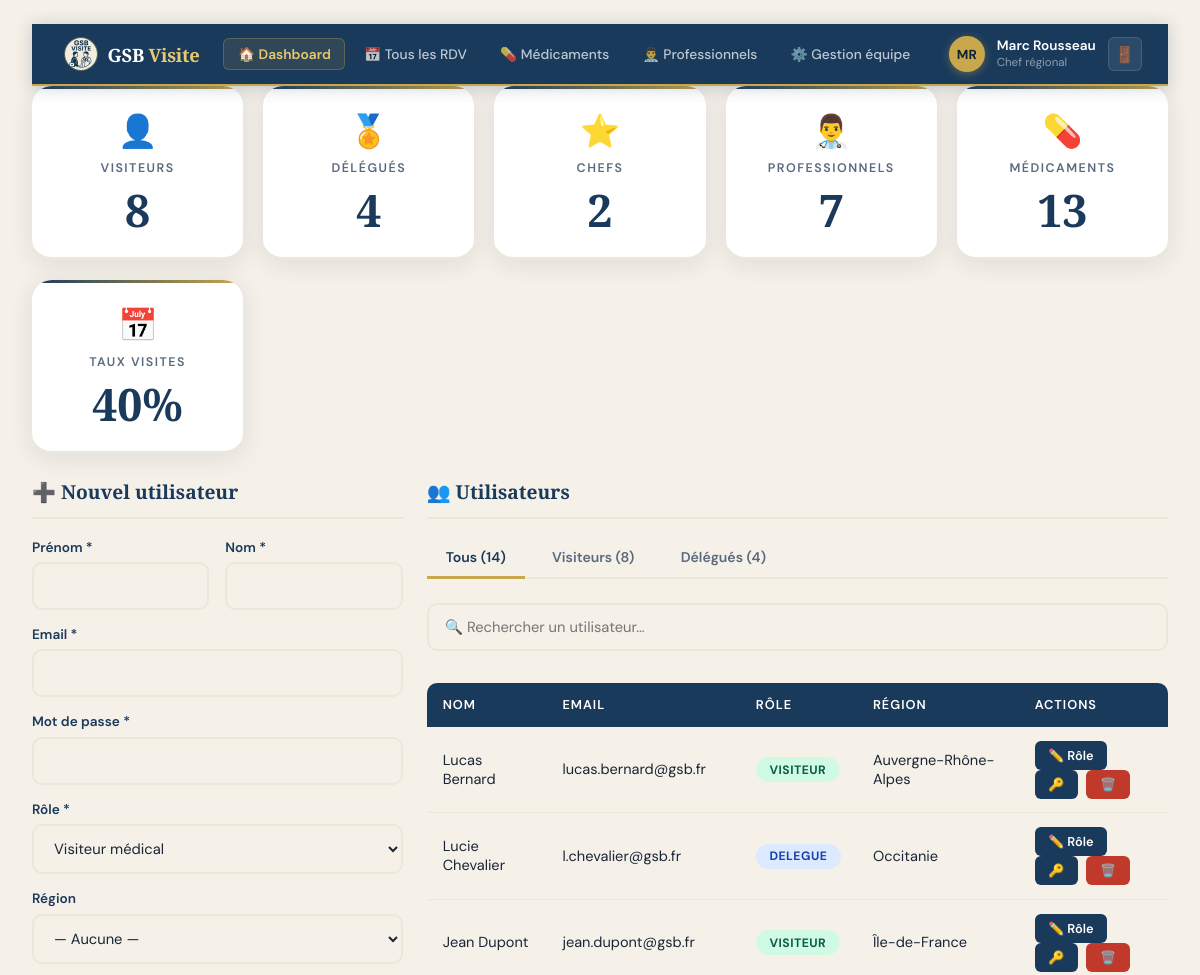
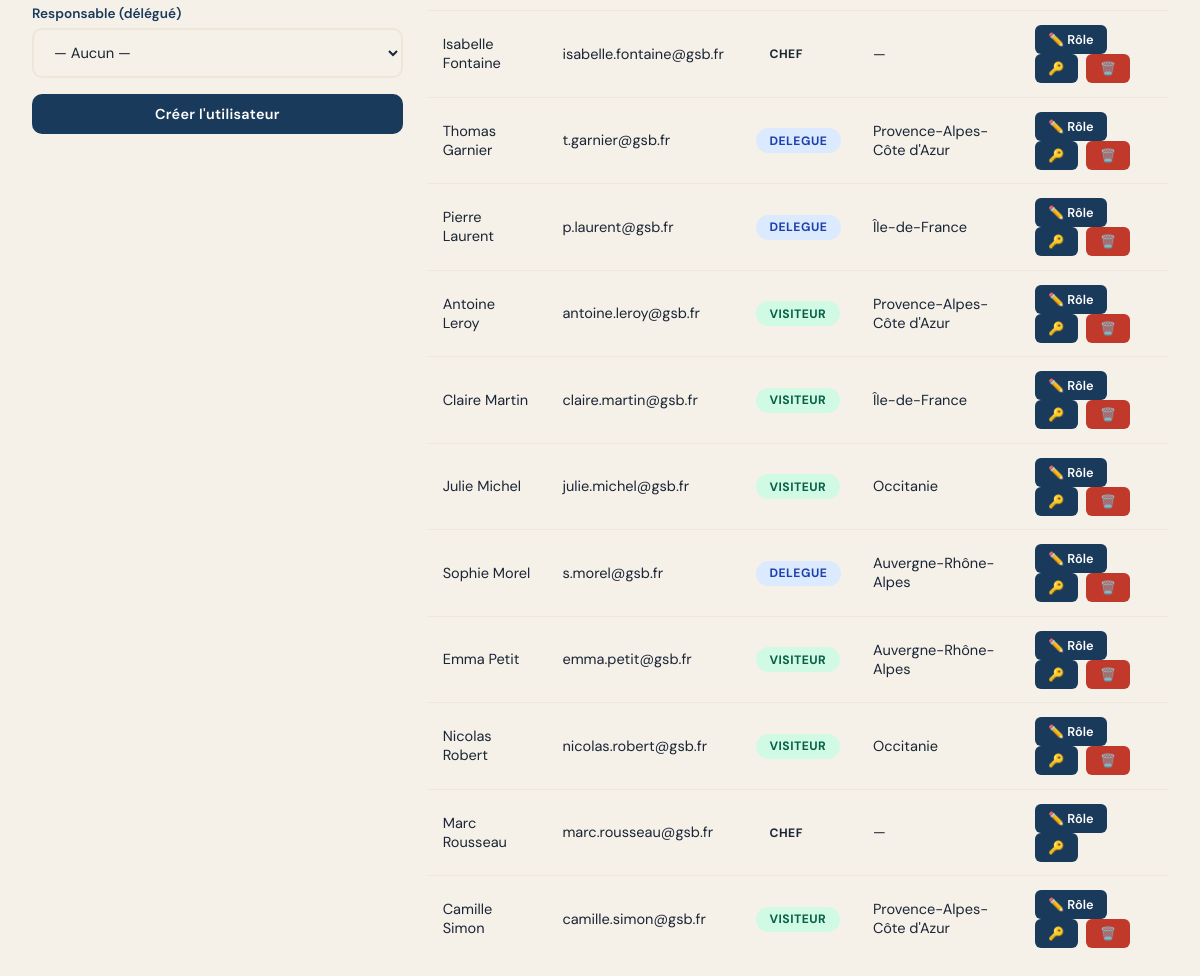
The page /admin.php (signed in) on the database its author committed (2 pictures, top to bottom).
### tables this page shows
CREATE TABLE utilisateurs (
    id             INT AUTO_INCREMENT PRIMARY KEY,
    nom            VARCHAR(50)  NOT NULL,
    prenom         VARCHAR(50)  NOT NULL,
    email          VARCHAR(100) NOT NULL UNIQUE,
    mot_de_passe   VARCHAR(255) NOT NULL,
    role           ENUM('visiteur','delegue','chef') DEFAULT 'visiteur',
    region_id      INT NULL,
    responsable_id INT NULL,
    actif          TINYINT(1) DEFAULT 1,
    cree_le        TIMESTAMP DEFAULT CURRENT_TIMESTAMP,
    FOREIGN KEY (region_id)      REFERENCES regions(id)      ON DELETE SET NULL,
    FOREIGN KEY (responsable_id) REFERENCES utilisateurs(id) ON DELETE SET NULL
);

CREATE TABLE regions (
    id   INT AUTO_INCREMENT PRIMARY KEY,
    nom  VARCHAR(100) NOT NULL
);

### public/config.php (called while the page is built, shortened)
<?php
try {
    $pdo = new PDO(
        "mysql:host=" . DB_HOST . ";dbname=" . DB_NAME . ";charset=utf8mb4",
        DB_USER,
        DB_PASS,
        [
            PDO::ATTR_ERRMODE            => PDO::ERRMODE_EXCEPTION,
            PDO::ATTR_DEFAULT_FETCH_MODE => PDO::FETCH_ASSOC,
            PDO::ATTR_EMULATE_PREPARES   => false,
            PDO::MYSQL_ATTR_INIT_COMMAND => "SET NAMES utf8mb4"
        ]
    );
} catch (PDOException $e) {
    die("Erreur de connexion : " . $e->getMessage());
}
function isLoggedIn(): bool {
    return isset($_SESSION['user_id']);
}
function getCurrentUser(): ?array {
    global $pdo;
    $stmt = $pdo->prepare("SELECT u.*, r.nom as region_nom FROM utilisateurs u LEFT JOIN regions r ON u.region_id = r.id WHERE u.id = ?");
    $stmt->execute([$_SESSION['user_id']]);
    return $stmt->fetch() ?: null;
}
?>

### public/admin.php (the view, shortened to what this page needs)
<?php
require_once __DIR__ . '/config.php';
$user = getCurrentUser();
$uid  = $_SESSION['user_id'];
$utilisateurs    = $pdo->query("SELECT u.*, r.nom as region_nom FROM utilisateurs u LEFT JOIN regions r ON u.region_id=r.id ORDER BY u.nom")->fetchAll();
$nbVisiteurs     = $pdo->query("SELECT COUNT(*) FROM utilisateurs WHERE role='visiteur'")->fetchColumn();
$nbDelegues      = $pdo->query("SELECT COUNT(*) FROM utilisateurs WHERE role='delegue'")->fetchColumn();
$nbChefs         = $pdo->query("SELECT COUNT(*) FROM utilisateurs WHERE role='chef'")->fetchColumn();
$nbProfessionnels= $pdo->query("SELECT COUNT(*) FROM professionnels")->fetchColumn();
$nbMedicaments   = $pdo->query("SELECT COUNT(*) FROM medicaments")->fetchColumn();
$nbRdvTotal      = $pdo->query("SELECT COUNT(*) FROM rendez_vous")->fetchColumn();
$nbRdvEffectues  = $pdo->query("SELECT COUNT(*) FROM rendez_vous WHERE statut='effectué'")->fetchColumn();
$tauxGlobal      = $nbRdvTotal > 0 ? round($nbRdvEffectues / $nbRdvTotal * 100) : 0;
?>
<!DOCTYPE html>
<html lang="fr">
<head>
    <link rel="stylesheet" href="style.css">
</head>
<body>
<div class="container">
    <?php include __DIR__ . '/partials/header.php'; ?>
    <div class="stats-grid" style="margin-bottom:1.5rem;">
        <div class="stat-card">
            <span class="stat-icon">👤</span>
            <h3>Visiteurs</h3>
            <div class="value"><?= $nbVisiteurs ?></div>
        </div>
        <div class="stat-card">
            <span class="stat-icon">🏅</span>
            <h3>Délégués</h3>
            <div class="value"><?= $nbDelegues ?></div>
        </div>
        <div class="stat-card">
            <span class="stat-icon">⭐</span>
            <h3>Chefs</h3>
            <div class="value"><?= $nbChefs ?></div>
        </div>
        <div class="stat-card">
            <span class="stat-icon">👨‍⚕️</span>
            <h3>Professionnels</h3>
            <div class="value"><?= $nbProfessionnels ?></div>
        </div>
        <div class="stat-card">
            <span class="stat-icon">💊</span>
            <h3>Médicaments</h3>
            <div class="value"><?= $nbMedicaments ?></div>
        </div>
        <div class="stat-card">
            <span class="stat-icon">📅</span>
            <h3>Taux visites</h3>
            <div class="value"><?= $tauxGlobal ?>%</div>
        </div>
    </div>
    <div class="main-grid">
        <section>
            <h2>➕ Nouvel utilisateur</h2>
            <form method="POST">
                <div class="form-row">
                    <div class="form-group">
                        <label>Prénom *</label>
                        <input type="text" name="prenom" class="form-control" required>
                    </div>
                    <div class="form-group">
                        <label>Nom *</label>
                        <input type="text" name="nom" class="form-control" required>
                    </div>
                </div>
                <div class="form-group">
                    <label>Email *</label>
                    <input type="email" name="email" class="form-control" required>
                </div>
                <div class="form-group">
                    <label>Mot de passe *</label>
                    <input type="password" name="password" class="form-control" required minlength="6">
                </div>
                <div class="form-group">
                    <label>Rôle *</label>
                    <select name="role" class="form-control">
                        <option value="visiteur">Visiteur médical</option>
                    </select>
                </div>
                <div class="form-group">
                    <label>Région</label>
                    <select name="region_id" class="form-control">
                        <option value="">— Aucune —</option>
                    </select>
                </div>
                <div class="form-group">
                    <label>Responsable (délégué)</label>
                    <select name="responsable_id" class="form-control">
                        <option value="">— Aucun —</option>
                    </select>
                </div>
                <button type="submit" class="btn" style="width:100%;">Créer l'utilisateur</button>
            </form>
        </section>
        <section>
            <div class="section-header">
                <h2>👥 Utilisateurs</h2>
            </div>
            <div class="tabs">
                <button class="tab-btn active" onclick="showTab('tous')">Tous (<?= count($utilisateurs) ?>)</button>
                <button class="tab-btn" onclick="showTab('visiteurs')">Visiteurs (<?= $nbVisiteurs ?>)</button>
                <button class="tab-btn" onclick="showTab('delegues')">Délégués (<?= $nbDelegues ?>)</button>
            </div>
            <input type="text" class="search-bar" id="searchUser"
                   placeholder="🔍 Rechercher un utilisateur…"
                   oninput="filterTable()">
            <div class="tab-content active" id="tab-tous">
                <table class="table" id="userTable">
                    <thead>
                        <tr>
                            <th>Nom</th>
                            <th>Email</th>
                            <th>Rôle</th>
                            <th>Région</th>
                            <th>Actions</th>
                        </tr>
                    </thead>
                    <tbody>
                        <?php foreach ($utilisateurs as $u): ?>
                        <tr>
                            <td><?= htmlspecialchars($u['prenom'].' '.$u['nom']) ?></td>
                            <td><?= htmlspecialchars($u['email']) ?></td>
                            <td>
                                <span class="badge badge-role-<?= $u['role'] ?>">
                                    <?= ucfirst($u['role']) ?>
                                </span>
                            </td>
                            <td><?= htmlspecialchars($u['region_nom'] ?? '—') ?></td>
                            <td>
                                <button class="btn-small btn-edit"
                                    onclick="openRoleModal(<?= $u['id'] ?>,'<?= $u['role'] ?>','<?= htmlspecialchars($u['prenom'].' '.$u['nom'], ENT_QUOTES) ?>')">
                                    ✏️ Rôle
                                </button>
                                <button class="btn-small btn-edit"
                                    onclick="openPwdModal(<?= $u['id'] ?>,'<?= htmlspecialchars($u['prenom'].' '.$u['nom'], ENT_QUOTES) ?>')">
                                    🔑
                                </button>
                                <?php if ($u['id'] !== $uid): ?>
                                <form method="POST" style="display:inline;"
                                      onsubmit="return confirm('Supprimer cet utilisateur ?')">
                                    <button type="submit" class="btn-small btn-danger">🗑️</button>
                                </form>
                                <?php endif; ?>
                            </td>
                        </tr>
                        <?php endforeach; ?>
                    </tbody>
                </table>
            </div>
        </section>
    </div>
</div>
</body>
</html>

### public/header.php (shortened to what this page needs)
<?php
$user = getCurrentUser();
$role = $_SESSION['user_role'] ?? 'visiteur';
$currentPage = $_GET['page'] ?? 'dashboard';
?>
<div class="topbar">
    <div class="topbar-inner">
        <a href="index.php" class="topbar-brand">
            <img src="logo.png" alt="GSB" class="topbar-logo">
            <span class="topbar-brand-name">GSB <em>Visite</em></span>
        </a>
        <nav class="topbar-nav">
            <a href="index.php" class="topbar-link <?= $currentPage === 'dashboard' ? 'active' : '' ?>">🏠 Dashboard</a>
            <?php if ($role === 'chef'): ?>
                <a href="index.php?page=rendez_vous" class="topbar-link <?= $currentPage === 'rendez_vous' ? 'active' : '' ?>">📅 Tous les RDV</a>
                <a href="index.php?page=medicaments" class="topbar-link <?= $currentPage === 'medicaments' ? 'active' : '' ?>">💊 Médicaments</a>
                <a href="index.php?page=professionnels" class="topbar-link <?= $currentPage === 'professionnels' ? 'active' : '' ?>">👨‍⚕️ Professionnels</a>
                <a href="index.php?page=gestion_equipe" class="topbar-link <?= $currentPage === 'gestion_equipe' ? 'active' : '' ?>">⚙️ Gestion équipe</a>
            <?php endif; ?>
        </nav>
        <div class="topbar-user">
            <div class="topbar-avatar">
                <?= strtoupper(substr($user['prenom'] ?? 'U', 0, 1) . substr($user['nom'] ?? 'N', 0, 1)) ?>
            </div>
            <div class="topbar-user-info">
                <span class="topbar-user-name"><?= htmlspecialchars($user['prenom'] ?? '') ?> <?= htmlspecialchars($user['nom'] ?? '') ?></span>
                <span class="topbar-user-role"><?= $role === 'chef' ? 'Chef régional' : ($role === 'delegue' ? 'Délégué régional' : 'Visiteur médical') ?></span>
            </div>
            <a href="index.php?page=logout" class="topbar-logout" title="Déconnexion">🚪</a>
        </div>
    </div>
</div>

### rows shown on the page
utilisateurs: prenom+nom "MR", prenom "Marc", nom "Rousseau", prenom+nom "Marc Rousseau", email "marc.rousseau@gsb.fr", role "CHEF", region_nom "—"
utilisateurs: prenom+nom "Lucas Bernard", email "lucas.bernard@gsb.fr", role "VISITEUR", region.nom "Auvergne-Rhône-Alpes"
utilisateurs: prenom+nom "Lucie Chevalier", email "l.chevalier@gsb.fr", role "DELEGUE", region.nom "Occitanie"
utilisateurs: prenom+nom "Jean Dupont", email "jean.dupont@gsb.fr", role "VISITEUR", region.nom "Île-de-France"
utilisateurs: prenom+nom "Isabelle Fontaine", email "isabelle.fontaine@gsb.fr", role "CHEF", region_nom "—"
utilisateurs: prenom+nom "Thomas Garnier", email "t.garnier@gsb.fr", role "DELEGUE", region.nom "Provence-Alpes-Côte d'Azur"
utilisateurs: prenom+nom "Pierre Laurent", email "p.laurent@gsb.fr", role "DELEGUE", region.nom "Île-de-France"
utilisateurs: prenom+nom "Antoine Leroy", email "antoine.leroy@gsb.fr", role "VISITEUR", region.nom "Provence-Alpes-Côte d'Azur"
utilisateurs: prenom+nom "Claire Martin", email "claire.martin@gsb.fr", role "VISITEUR", region.nom "Île-de-France"
utilisateurs: prenom+nom "Julie Michel", email "julie.michel@gsb.fr", role "VISITEUR", region.nom "Occitanie"
utilisateurs: prenom+nom "Sophie Morel", email "s.morel@gsb.fr", role "DELEGUE", region.nom "Auvergne-Rhône-Alpes"
utilisateurs: prenom+nom "Emma Petit", email "emma.petit@gsb.fr", role "VISITEUR", region.nom "Auvergne-Rhône-Alpes"
utilisateurs: prenom+nom "Nicolas Robert", email "nicolas.robert@gsb.fr", role "VISITEUR", region.nom "Occitanie"
utilisateurs: prenom+nom "Camille Simon", email "camille.simon@gsb.fr", role "VISITEUR", region.nom "Provence-Alpes-Côte d'Azur"

### other values the page prints
$nbVisiteurs "8"
$nbDelegues "4"
$nbChefs "2"
$nbProfessionnels "7"
$nbMedicaments "13"
$tauxGlobal "40"
count($utilisateurs) "14"
